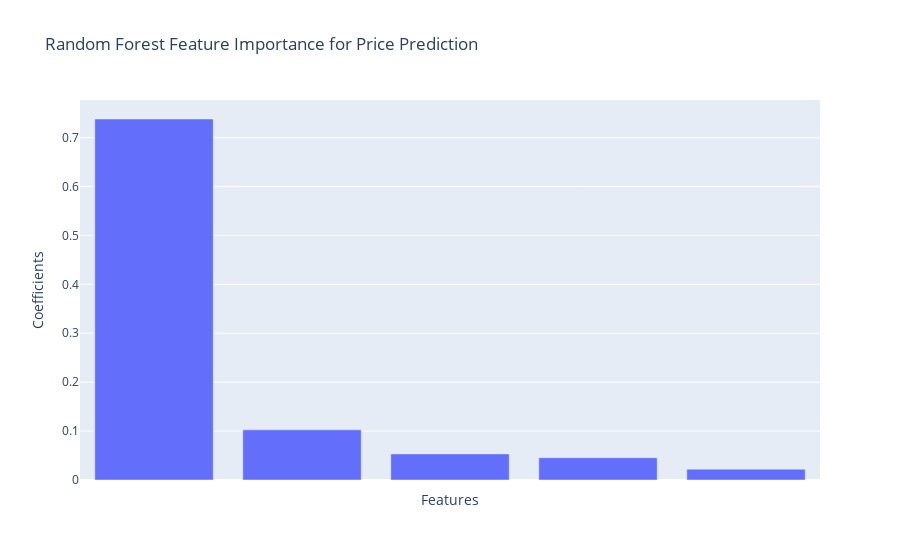

This figure's notebook cell:
### Code cell
#Vis Features
fig1 = px.bar(
    feature_importance.sort_values("coefficients", ascending=False).head(),
    x="feature_names",
    y="coefficients",
    title="Random Forest Feature Importance for Price Prediction",
    labels={        
           'coefficients': 'Coefficients', 
           'feature_names': 'Features'
    }   
)

fig1.update_xaxes(
    tickvals=["num_code_postal", "num_longitude", "num_latitude", "num_surface_reelle_bati", "num_nombre_pieces_principales"],
    ticktext=["Code Postal", "Longitude", "Latitude", "Surface m²", "Nombre de pièces"]
)


fig1.show()

### Figure 1 — Plotly figure (JSON) as saved in the notebook; plotly's stock layout.template omitted (floating-point values rounded to 4 significant figures)
{"data": [{"alignmentgroup": "True", "hovertemplate": "Features=%{x}<br>Coefficients=%{y}<extra></extra>", "legendgroup": "", "marker": {"color": "#636efa", "pattern": {"shape": ""}}, "name": "", "offsetgroup": "", "orientation": "v", "showlegend": false, "textposition": "auto", "type": "bar", "x": ["num__code_postal", "num__longitude", "num__latitude", "num__surface_reelle_bati", "num__nombre_pieces_principales"], "xaxis": "x", "y": [0.738, 0.1026, 0.05331, 0.04558, 0.02221], "yaxis": "y"}], "layout": {"barmode": "relative", "legend": {"tracegroupgap": 0}, "title": {"text": "Random Forest Feature Importance for Price Prediction"}, "xaxis": {"anchor": "y", "domain": [0, 1], "ticktext": ["Code Postal", "Longitude", "Latitude", "Surface m²", "Nombre de pièces"], "tickvals": ["num_code_postal", "num_longitude", "num_latitude", "num_surface_reelle_bati", "num_nombre_pieces_principales"], "title": {"text": "Features"}}, "yaxis": {"anchor": "x", "domain": [0, 1], "title": {"text": "Coefficients"}}}}
